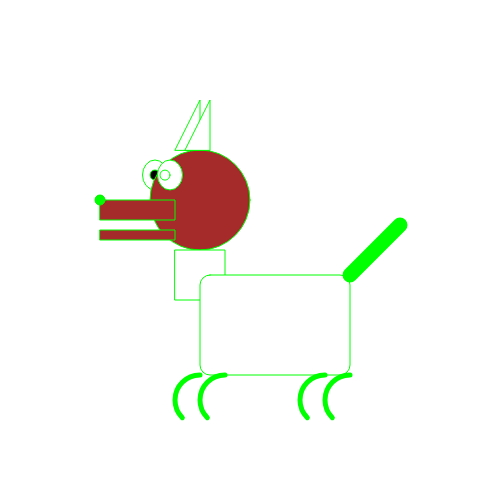
Frame 1 (no input)
Frame 60 (no input): identical to frame 1, image omitted
Frame 120 (the mouse pressed at the canvas centre since frame 60): identical to frame 1, image omitted

The p5.js sketch that drew this single still picture (run headless with seeded random() and noise() and a simulated clock; from frame 60 on, the mouse is pressed at the canvas centre):

// p5.js sketch
// ── sketch.js
function setup() {
  // put setup code here
  createCanvas(500,500);
  background("black");
  background(255);
  background(0);
  background(255,255,255);
  background(0,0,0);
  background(255,0,0);

}

function draw() {
  // put drawing code here
  background(255);
  strokeWeight(1);
  fill(255,255,255);
  stroke(0,255,0);
  // first eye
  ellipse(155,175,25,30);
  fill(0);
  //first pupil
  ellipse(155,175,10,10);

  fill("brown");
  // head
  ellipse(200,200,100,100);

  // mouth
  rect(100,200,75,20);
  rect(100,230,75,10);

  // nose
  ellipse(100,200,10,10);

  strokeWeight(10);
  point(100,200);

  strokeWeight(1);

  fill(255);
  // second eyes
  ellipse(170,175,25,30);

  // second pupil
  ellipse(165,175.10,10);

  // neck
  rect(175, 250, 50, 50);

  // body
  rect(200,275,150,100,10);

  // ears
  triangle(175,150,200,100,200,150);
  triangle(175+10,150,200+10,100,200+10,150);

  // tail
  strokeWeight(15);
  line(350,275,350+50,275-50)

  noFill();
  strokeWeight(5);
  angleMode(DEGREES);
  arc(200,400,50,50,135,270);
  arc(225,400,50,50,135,270);
  arc(325,400,50,50,135,270);
  arc(350,400,50,50,135,270);
}
